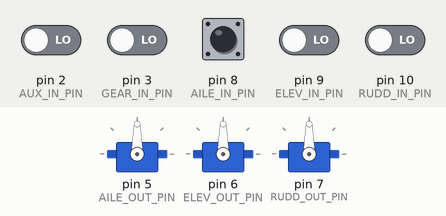
Recording of a sketch running on a simulated Arduino Uno, built with avr-gcc and run on an emulated ATmega328P. On the bench: 3 × servo. The test bench sets the inputs (shaded band); at power-on: pin 2 (AUX_IN_PIN), pin 3 (GEAR_IN_PIN), pin 8 (AILE_IN_PIN), pin 9 (ELEV_IN_PIN), pin 10 (RUDD_IN_PIN) LOW. What the sketch prints to the serial monitor is not drawn.

Above: at 1.2 s.
1.3 s: pin 8 (AILE_IN_PIN) pulsed HIGH 2 times (0.12 s each, 0.3 s apart)
At 1.9 s:
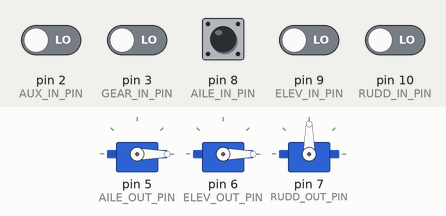
Timing chart, 0 to 4.3 s (numbered marks = the images above; inputs shaded):
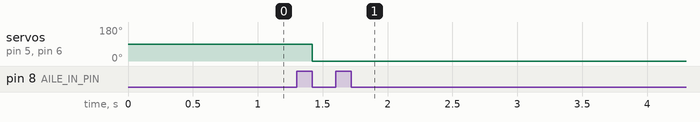

The sketch:

rc.ino
```cpp
// MultiChannels
//
// rcarduino.blogspot.com
//
// A simple approach for reading three RC Channels using pin change interrupts
//
// See related posts -
// http://rcarduino.blogspot.co.uk/2012/01/how-to-read-rc-receiver-with.html
// http://rcarduino.blogspot.co.uk/2012/03/need-more-interrupts-to-read-more.html
// http://rcarduino.blogspot.co.uk/2012/01/can-i-control-more-than-x-servos-with.html
//
// rcarduino.blogspot.com
//

// include the pinchangeint library - see the links in the related topics section above for details

#include <PinChangeInt.h>
#include <Servo.h>

// Assign your channel in pins
#define AILE_IN_PIN 8
#define ELEV_IN_PIN 9
#define RUDD_IN_PIN 10
#define GEAR_IN_PIN 3
#define AUX_IN_PIN 2

// Assign your channel out pins
#define AILE_OUT_PIN 5
#define ELEV_OUT_PIN 6
#define RUDD_OUT_PIN 7
#define DMLR_OUT_PIN 11
#define DMUD_OUT_PIN 12

// Servo objects generate the signals expected by Electronic Speed Controllers and Servos
// We will use the objects to output the signals we read in
// this example code provides a straight pass through of the signal with no custom processing
Servo servoAILE;
Servo servoELEV;
Servo servoRUDD;
Servo servoDMLR;
Servo servoDMUD;


// These bit flags are set in bUpdateFlagsShared to indicate which
// channels have new signals
#define AILE_FLAG 1
#define ELEV_FLAG 1
#define RUDD_FLAG 4
#define GEAR_FLAG 8
#define AUX_FLAG 16


// holds the update flags defined above
volatile uint8_t bUpdateFlagsShared;

// shared variables are updated by the ISR and read by loop.
// In loop we immediatley take local copies so that the ISR can keep ownership of the
// shared ones. To access these in loop
// we first turn interrupts off with noInterrupts
// we take a copy to use in loop and the turn interrupts back on
// as quickly as possible, this ensures that we are always able to receive new signals
volatile uint16_t unAILEInShared;
volatile uint16_t unELEVInShared;
volatile uint16_t unRUDDInShared;
volatile uint16_t unGEARInShared;
volatile uint16_t unAUXInShared;

// These are used to record the rising edge of a pulse in the calcInput functions
// They do not need to be volatile as they are only used in the ISR. If we wanted
// to refer to these in loop and the ISR then they would need to be declared volatile
uint32_t ulAILEStart;
uint32_t ulELEVStart;
uint32_t ulRUDDStart;
uint32_t ulGEARStart;
uint32_t ulAUXStart;


void setup()
{
  Serial.begin(9600);

  Serial.println("multiChannels");

  // attach servo objects, these will generate the correct
  // pulses for driving Electronic speed controllers, servos or other devices
  // designed to interface directly with RC Receivers
  servoAILE.attach(AILE_OUT_PIN);
  servoELEV.attach(ELEV_OUT_PIN);
  servoRUDD.attach(RUDD_OUT_PIN);
 // servoDMLR.attach(DMLR_OUT_PIN);

  // using the PinChangeInt library, attach the interrupts
  // used to read the channels
  PCintPort::attachInterrupt(AILE_IN_PIN, calcAILE,CHANGE);
  PCintPort::attachInterrupt(ELEV_IN_PIN, calcELEV,CHANGE);
  PCintPort::attachInterrupt(RUDD_IN_PIN, calcRUDD,CHANGE);
  attachInterrupt(0, calcGEAR, CHANGE);
  attachInterrupt(1, calcAUX, CHANGE);

}

void loop()
{
  // create local variables to hold a local copies of the channel inputs
  // these are declared static so that thier values will be retained
  // between calls to loop.
  static uint16_t unAILEIn;
  static uint16_t unELEVIn;
  static uint16_t unRUDDIn;
  static uint16_t unGEARIn;
  static uint16_t unAUXIn;

  // local copy of update flags
  static uint8_t bUpdateFlags;

  // check shared update flags to see if any channels have a new signal
  if(bUpdateFlagsShared)
  {
    noInterrupts(); // turn interrupts off quickly while we take local copies of the shared variables

      // take a local copy of which channels were updated in case we need to use this in the rest of loop
    bUpdateFlags = bUpdateFlagsShared;

    // in the current code, the shared values are always populated
    // so we could copy them without testing the flags
    // however in the future this could change, so lets
    // only copy when the flags tell us we can.

    if(bUpdateFlags & AILE_FLAG)
    {
      unAILEIn = unAILEInShared;
    }

    if(bUpdateFlags & ELEV_FLAG)
    {
      unELEVIn = unELEVInShared;
    }

    if(bUpdateFlags & RUDD_FLAG)
    {
      unRUDDIn = unRUDDInShared;
    }

    if(bUpdateFlags & GEAR_FLAG)
    {
      unGEARIn = unGEARInShared;
    }

    if(bUpdateFlags & AUX_FLAG)
    {
      unAUXIn = unAUXInShared;
    }

    // clear shared copy of updated flags as we have already taken the updates
    // we still have a local copy if we need to use it in bUpdateFlags
    bUpdateFlagsShared = 0;

    interrupts(); // we have local copies of the inputs, so now we can turn interrupts back on
    // as soon as interrupts are back on, we can no longer use the shared copies, the interrupt
    // service routines own these and could update them at any time. During the update, the
    // shared copies may contain junk. Luckily we have our local copies to work with :-)
  }

  // do any processing from here onwards
  // only use the local values unRUDDIn, unAILEIn and unELEVIn, the shared
  // variables unRUDDInShared, unAILEInShared, unELEVInShared are always owned by
  // the interrupt routines and should not be used in loop

  // the following code provides simple pass through
  // this is a good initial test, the Arduino will pass through
  // receiver input as if the Arduino is not there.
  // This should be used to confirm the circuit and power
  // before attempting any custom processing in a project.

  // we are checking to see if the channel value has changed, this is indicated
  // by the flags. For the simple pass through we don't really need this check,
  // but for a more complex project where a new signal requires significant processing
  // this allows us to only calculate new values when we have new inputs, rather than
  // on every cycle.
  if(bUpdateFlags & AILE_FLAG & (unGEARIn < 1500))
  {
    if(servoAILE.readMicroseconds() != unAILEIn)
    {
      servoAILE.attach(AILE_OUT_PIN);
      servoDMLR.detach();
      servoAILE.writeMicroseconds(unAILEIn);

    }
  }
  else if (bUpdateFlags & AILE_FLAG & (unGEARIn > 1500))
  {
    servoDMLR.attach(DMLR_OUT_PIN);
    servoAILE.detach();
    servoDMLR.writeMicroseconds(unAILEIn);
  }

  if(bUpdateFlags & ELEV_FLAG & (unGEARIn < 1500))
  {
    if(servoELEV.readMicroseconds() != unELEVIn)
    {
      servoELEV.attach(ELEV_OUT_PIN);
      servoDMUD.detach();
      servoELEV.writeMicroseconds(unELEVIn);
    }
  }
  else if(bUpdateFlags & ELEV_FLAG & (unGEARIn > 1500))
  {
    servoDMUD.attach(DMUD_OUT_PIN);
    servoELEV.detach();
    servoDMUD.writeMicroseconds(unELEVIn+300);
  }

  if(bUpdateFlags & RUDD_FLAG)
  {
    if(servoRUDD.readMicroseconds() != unRUDDIn)
    {
      servoRUDD.writeMicroseconds(unRUDDIn);
    }
  }

//  Serial.println(unAILEIn);
//  Serial.println(unELEVIn);
//  Serial.println(unRUDDIn);
  Serial.println(unGEARIn);
//  Serial.println(unAUXIn);
//  Serial.println("niggers");


  bUpdateFlags = 0;
}


// simple interrupt service routine
void calcAILE()
{
  // if the pin is high, its a rising edge of the signal pulse, so lets record its value
  if(digitalRead(AILE_IN_PIN) == HIGH)
  {
    ulAILEStart = micros();
  }
  else
  {
    // else it must be a falling edge, so lets get the time and subtract the time of the rising edge
    // this gives use the time between the rising and falling edges i.e. the pulse duration.
    unAILEInShared = (uint16_t)(micros() - ulAILEStart);
    // use set the AILE flag to indicate that a new AILE signal has been received
    bUpdateFlagsShared |= AILE_FLAG;
  }
}

void calcELEV()
{
  if(digitalRead(ELEV_IN_PIN) == HIGH)
  {
    ulELEVStart = micros();
  }
  else
  {
    unELEVInShared = (uint16_t)(micros() - ulELEVStart);
    bUpdateFlagsShared |= ELEV_FLAG;
  }
}

void calcRUDD()
{
  if(digitalRead(RUDD_IN_PIN) == HIGH)
  {
    ulRUDDStart = micros();
  }
  else
  {
    unRUDDInShared = (uint16_t)(micros() - ulRUDDStart);
    bUpdateFlagsShared |= RUDD_FLAG;
  }
}

void calcGEAR()
{
  if(digitalRead(GEAR_IN_PIN) == HIGH)
  {
    ulGEARStart = micros();
  }
  else
  {
    unGEARInShared = (uint16_t)(micros() - ulGEARStart);
    bUpdateFlagsShared |= GEAR_FLAG;
  }
}

void calcAUX()
{
  if(digitalRead(AUX_IN_PIN) == HIGH)
  {
    ulAUXStart = micros();
  }
  else
  {
    unAUXInShared = (uint16_t)(micros() - ulAUXStart);
    bUpdateFlagsShared |= AUX_FLAG;
  }
}
```

Measured:
- after the input at 1.3 s, servo on pin 5 (AILE_OUT_PIN), servo on pin 6 (ELEV_OUT_PIN): 90° → 0° after 0.12 s
